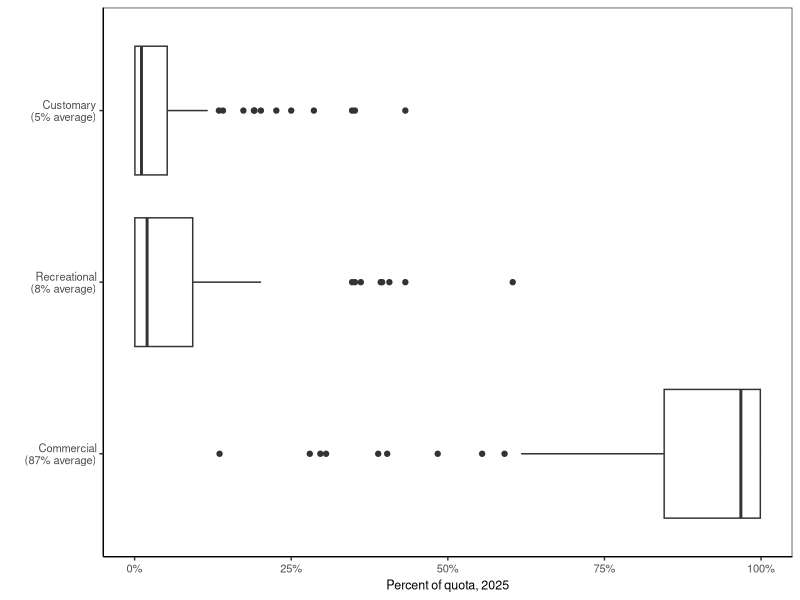

This chart was generated by the following R code: (Note: this script raises an error after producing the figure.)
# Clear workspace
rm(list = ls())

# Setup
################################################################################

# Packages
library(tidyverse)
library(lubridate)

# Directories
datadir <- "data"
plotdir <- "figures"

# Read data
data_orig <- readxl::read_excel("data/new_zealand/2025_QMS_catch_limits.xlsx")


# Format data
data <- data_orig %>% 
  # Arrange
  select(spp_code, species,target_yn, bycatch_yn, qms_yn, everything()) %>% 
  # Gather
  gather(key="fishery", value="catch_kg", 6:ncol(.)) %>% 
  mutate(fishery=recode_factor(fishery,
                              "comm_kg"="Commercial\n(87% average)", 
                              "rec_kg"="Recreational\n(8% average)", 
                              "custom_kg"="Customary\n(5% average)")) %>% 
  # Calculate percent
  group_by(spp_code, species) %>% 
  mutate(catch_perc=catch_kg/sum(catch_kg))

data %>% 
  group_by(fishery) %>% 
  summarize(catch_perc=mean(catch_perc, na.rm=T)*100)

# Plot data
################################################################################

# Setup theme
my_theme <-  theme(axis.text=element_text(size=8),
                   axis.title=element_text(size=9),
                   legend.text=element_text(size=8),
                   legend.title=element_text(size=9),
                   strip.text=element_text(size=8),
                   plot.title=element_text(size=9),
                   # Gridlines
                   panel.grid.major = element_blank(), 
                   panel.grid.minor = element_blank(),
                   panel.background = element_blank(), 
                   axis.line = element_line(colour = "black"),
                   # Legend
                   legend.key = element_rect(fill = NA, color=NA),
                   legend.background = element_rect(fill=alpha('blue', 0)))

# Plot data
g <- ggplot(data, aes(y=fishery, x=catch_perc)) +
  geom_boxplot() +
  # Labels
  labs(x="Percent of quota, 2025", y="") +
  scale_x_continuous(labels=scales::percent_format()) +
  # Theme
  theme_bw() + my_theme
g

# Export
ggsave(g, filename=file.path(plotdir, "Fig9_nz_qms_data.png"), 
       width=3.5, height=2, units="in", dpi=600)
ggsave(g, filename=file.path(plotdir, "Fig9_nz_qms_data.pdf"), 
       width=3.5, height=2, units="in", dpi=600)
